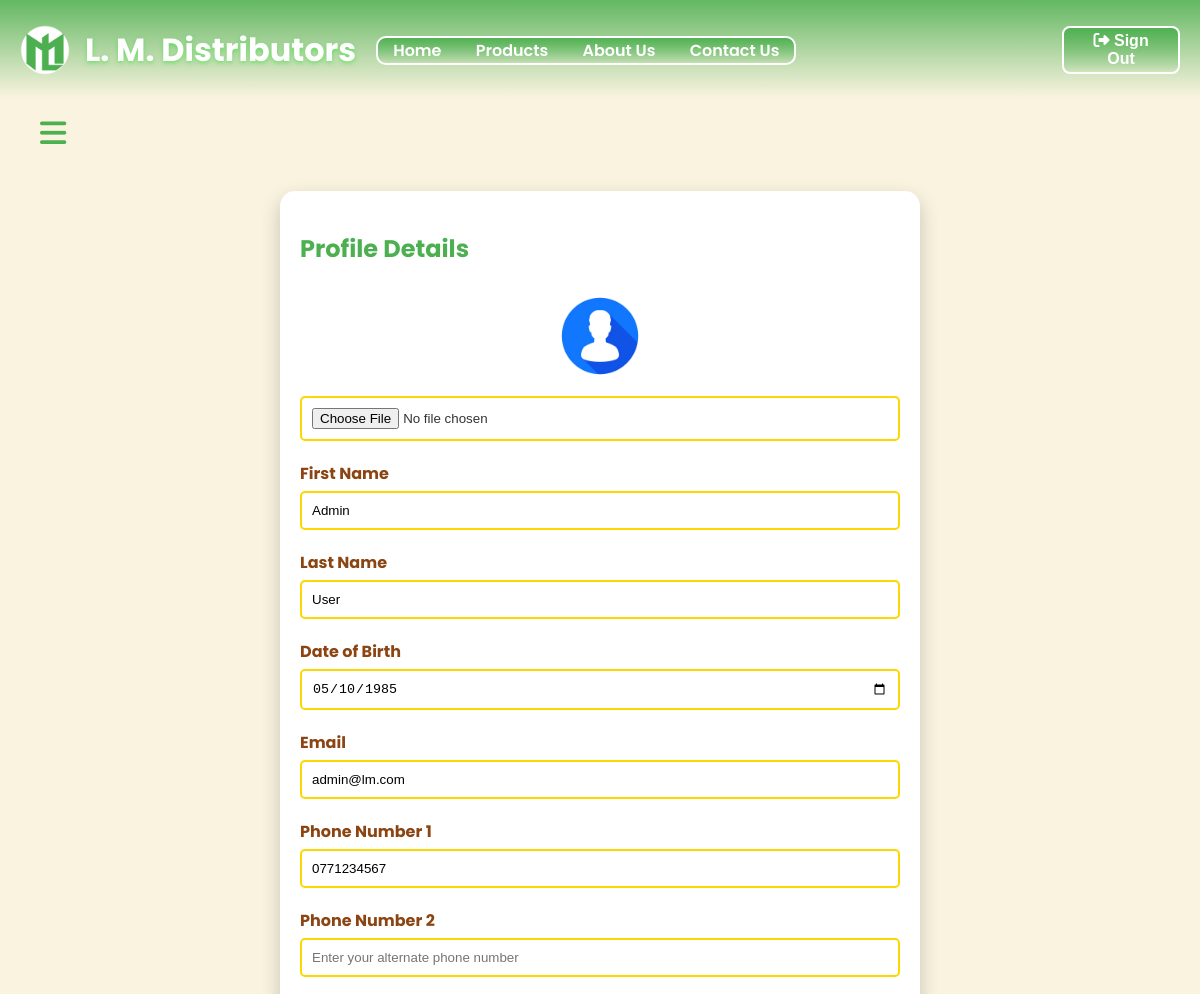
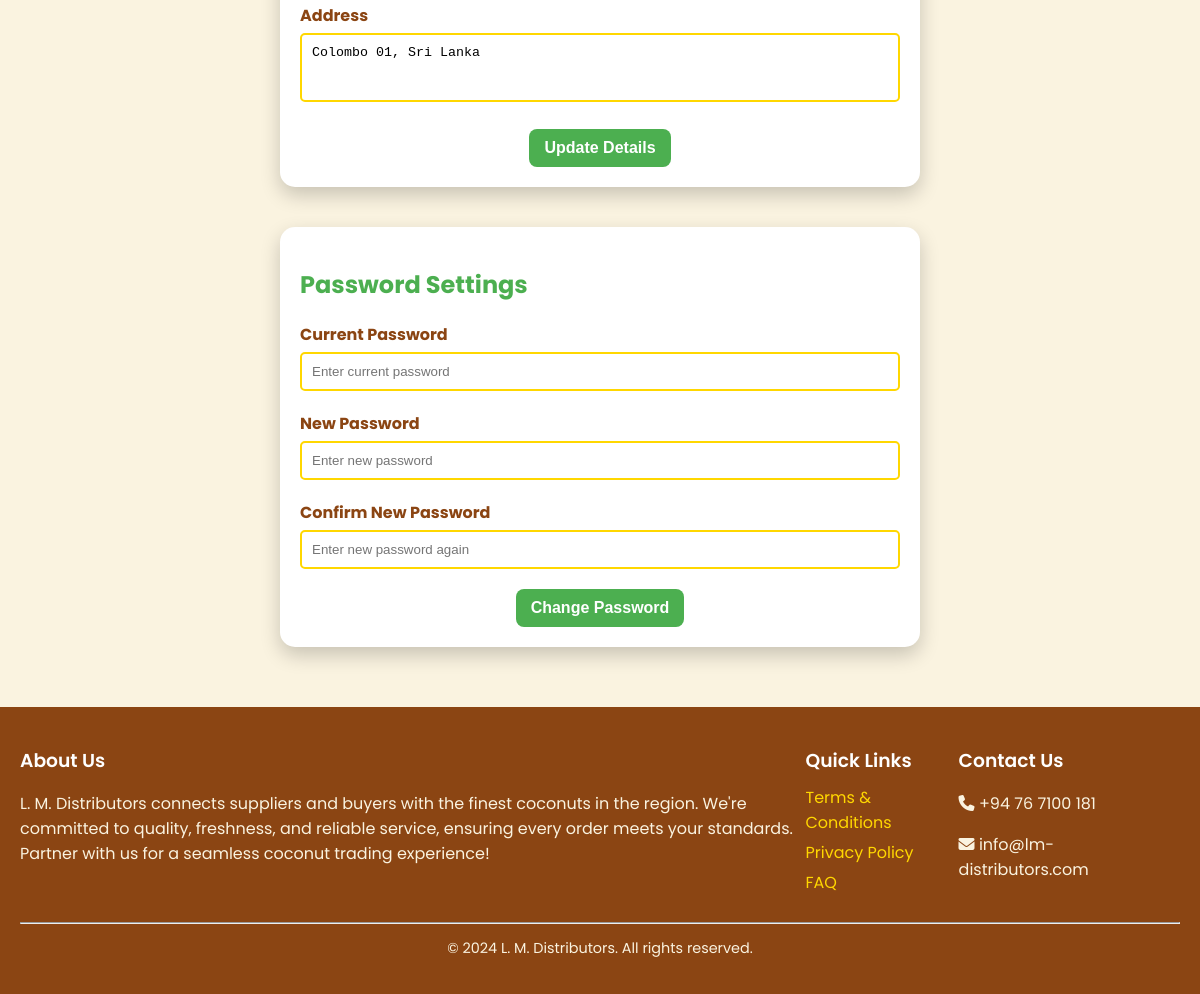
/accSettings.php (signed in), run on the app's committed database (2 pictures, top to bottom).
### tables this page shows
CREATE TABLE `user_info` (
  `userID` int(11) NOT NULL,
  `email` varchar(255) NOT NULL,
  `password` varchar(255) NOT NULL,
  `fName` varchar(100) NOT NULL,
  `lName` varchar(100) NOT NULL,
  `dob` date NOT NULL,
  `phone1` varchar(15) NOT NULL,
  `phone2` varchar(15) DEFAULT NULL,
  `address` text NOT NULL,
  `image` varchar(255) DEFAULT NULL,
  `type` enum('admin','manager','customer','supplier','buyer') NOT NULL,
  `assignType` varchar(50) DEFAULT NULL,
  `status` enum('active','inactive') NOT NULL
);

### accSettings.php (the view, shortened to what this page needs)
<?php
require_once 'config.php';
$user_id = $_SESSION['user_id'];
$firstName = $_SESSION['user_fName'];
$lastName = $_SESSION['user_lName'];
$birthday = $_SESSION['user_dob'];
$email = $_SESSION['user_email'];
$phone1 = $_SESSION['user_phone'];
$phone2 = $_SESSION['user_phone2'];
$address = $_SESSION['user_address'];
$profilePic = "./images/default-profile.png";
$sql = "SELECT * FROM user_info WHERE userID = ?";
$stmt = mysqli_prepare($conn, $sql);
mysqli_stmt_bind_param($stmt, "i", $user_id);
mysqli_stmt_execute($stmt);
$result = mysqli_stmt_get_result($stmt);
if ($row = mysqli_fetch_assoc($result)) {
    $firstName = htmlspecialchars($row['fName']);
    $lastName = htmlspecialchars($row['lName']);
    $birthday = htmlspecialchars($row['dob']);
    $email = htmlspecialchars($row['email']);
    $phone1 = htmlspecialchars($row['phone1']);
    $phone2 = htmlspecialchars($row['phone2']);
    $address = htmlspecialchars($row['address']);
    $profilePic = !empty($row['image']) ? $row['image'] : $profilePic;
}
?>
<!DOCTYPE html>
<html lang="en">
<head>
    <link rel="stylesheet" href="./css/accSettings.css">
    <link rel="stylesheet" href="https://cdnjs.cloudflare.com/ajax/libs/font-awesome/6.0.0-beta3/css/all.min.css">
</head>
<body>
    <?php include 'header.php'; ?>
    <div class="main-content">
        <i class="fas fa-bars" id="toggle-sidebar" title="Open Dashboard"></i>
        <section class="profile-section">
            <h2>Profile Details</h2>
            <form id="profile-form" method="POST" enctype="multipart/form-data" action="accSettings.php">
                <div class="form-group">
                    <center>
                        <img src="<?php echo $profilePic; ?>" alt="Profile Picture" class="profile-pic" id="profile-pic-preview">
                    </center>
                    <input type="file" name="profile-pic" id="profile-pic" accept="image/*">
                </div>
                <div class="form-group">
                    <label for="first-name">First Name</label>
                    <input type="text" id="first-name" name="first-name" value="<?php echo $firstName; ?>" required>
                </div>
                <div class="form-group">
                    <label for="last-name">Last Name</label>
                    <input type="text" id="last-name" name="last-name" value="<?php echo $lastName; ?>" required>
                </div>
                <div class="form-group">
                    <label for="birthday">Date of Birth</label>
                    <input type="date" id="birthday" name="birthday" value="<?php echo $birthday; ?>" required>
                </div>
                <div class="form-group">
                    <label for="email">Email</label>
                    <input type="email" id="email" name="email" value="<?php echo $email; ?>" required>
                </div>
                <div class="form-group">
                    <label for="phone1">Phone Number 1</label>
                    <input type="tel" id="phone1" name="phone1" value="<?php echo $phone1; ?>" required>
                </div>
                <div class="form-group">
                    <label for="phone2">Phone Number 2</label>
                    <input type="tel" id="phone2" name="phone2" value="<?php echo $phone2; ?>" placeholder="Enter your alternate phone number">
                </div>
                <div class="form-group">
                    <label for="address">Address</label>
                    <textarea id="address" rows="3" name="address" required><?php echo $address; ?></textarea>
                </div>
                <center>
                    <button type="submit" id="detailsBtn" name="detailsBtn">Update Details</button>
                </center>
            </form>
        </section>
        <section class="change-pwd">
            <form action="accSettings.php" method="POST">
                <h2>Password Settings</h2>
                <div class="form-group">
                    <label for="currentPassword">Current Password</label>
                    <input type="password" id="currentPassword" name="currentPassword" placeholder="Enter current password" required>
                </div>
                <div class="form-group">
                    <label for="password">New Password</label>
                    <input type="password" id="password" name="password" placeholder="Enter new password" required>
                </div>
                <div class="form-group">
                    <label for="reEnterPassword">Confirm New Password</label>
                    <input type="password" id="reEnterPassword" name="reEnterPassword" placeholder="Enter new password again" required>
                </div>
                <center>
                    <button type="submit" id="pwdBtn" name="pwdBtn">Change Password</button>
                </center>
            </form>
        </section>
    </div>
    <?php include 'footer.php'; ?>
</body>
</html>

### css/accSettings.css (style rules this page uses)
body { margin: 0; font-family: 'Poppins', sans-serif; background-color: #FAF3E0; color: #333; overflow-x: hidden; }
h1, h2 { color: #4CAF50; }
#close-sidebar, #toggle-sidebar { cursor: pointer; }
.fa-bars { color: #4CAF50; font-size: 30px; margin-left: 20px; }
.main-content { margin-left: 0; padding: 20px; transition: margin-left 0.3s; }
.profile-section { max-width: 600px; margin: 40px auto; background: #fff; padding: 20px; border-radius: 15px; box-shadow: 0 8px 20px rgba(0, 0, 0, 0.2); animation: fadeIn 1s ease-in-out; }
.profile-section h2 { margin-bottom: 20px; }
.form-group { margin-bottom: 20px; text-align: left; }
label { font-weight: bold; display: block; color: #8B4513; margin-bottom: 5px; }
input, textarea { width: 100%; padding: 10px; border: 2px solid #FFD700; border-radius: 5px; box-sizing: border-box; }
textarea { resize: none; }
.profile-pic { display: block; width: 100px; height: 100px; border-radius: 50%; margin-bottom: 10px; text-align: center; }
.change-pwd { margin-bottom: 20px; text-align: left; max-width: 600px; margin: 40px auto; background: #fff; padding: 20px; border-radius: 15px; box-shadow: 0 8px 20px rgba(0, 0, 0, 0.2); animation: fadeIn 1s ease-in-out; }
button { background-color: #4CAF50; color: white; border: none; padding: 10px 15px; border-radius: 8px; font-size: 16px; font-weight: bold; cursor: pointer; transition: background-color 0.3s ease; }

### data on the page
user_info: first-name "Admin", last-name "User", birthday "05/10/1985", email "admin@lm.com", phone1 "0771234567", address "Colombo 01, Sri Lanka"
